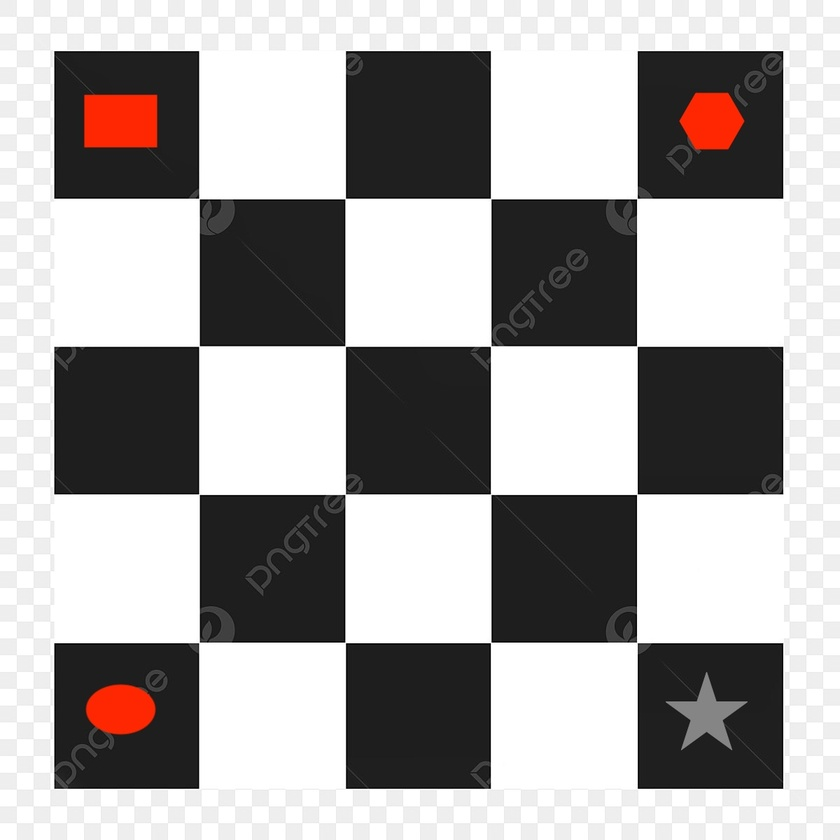
#> input picture image_formation/images/original.jpg, 840 x 840 px, shrunk from 1200 x 1200 before the run, found by its file name
$ python 'harris copy.py'
#> lines starting #> are read from the running program, lines starting #| are printed output that depends on the picture
from skimage import feature, color, io
import matplotlib.pyplot as plt

image = color.rgb2gray(io.imread("C:\\Users\\Boone Pool\\CSC391\\image_formation\\images\\original.jpg"))
#> image: shape (840, 840) float64; min 0, max 1, mean 0.65
blobs_log = feature.blob_log(image, max_sigma=30, num_sigma=10, threshold=0.1)
#> blobs_log = 459 rows, first 8: [604, 453, 30], [384, 237, 30], [605, 383, 30], [532, 453, 30], [384, 307, 30], [456, 237, 30], [456, 599, 30], [456, 529, 30]

# Compute radii
blobs_log[:, 2] = blobs_log[:, 2] * (2 ** 0.5)

# Display
fig, ax = plt.subplots()
ax.imshow(image, cmap='gray')
for y, x, r in blobs_log:
    c = plt.Circle((x, y), r, color='red', linewidth=2, fill=False)
    ax.add_patch(c)
#> this loop made 459 passes
#> (y, x, r) on passes 1 to 3: (604, 453, 42.43), (384, 237, 42.43), (605, 383, 42.43)
plt.show()
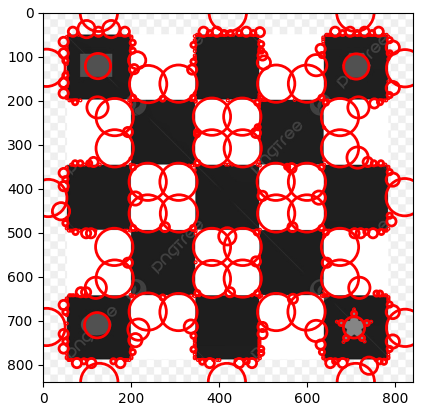
#> figure drawn by matplotlib, 1 panel
